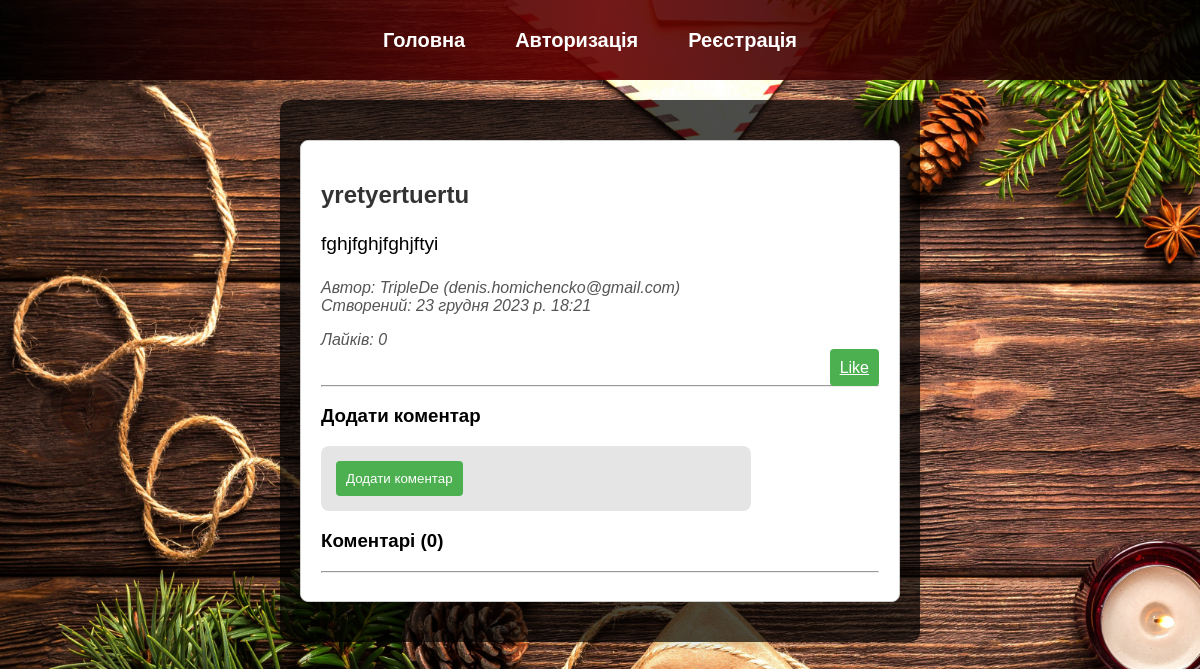
The app's page /post/14/ with its own data.
### blog/models.py (models this page shows, shortened)
class Post(models.Model):
    title = models.CharField(max_length=200)
    content = models.TextField()
    created_at = models.DateTimeField(auto_now_add=True)
    author = models.ForeignKey(User, on_delete=models.CASCADE)

### blog/views.py (the view)
# urls.py: path('post/<int:pk>/', post_detail, name='post_detail'),
def post_detail(request, pk):
    post = Post.objects.get(pk=pk)
    likes_count = post.like_set.filter(is_like=True).count()
    comments = post.comment_set.all().order_by('-created_at')
    return render(request, 'blog/post_detail.html', {'post': post, 'likes_count': likes_count, 'comments': comments})

### blog/templates/blog/post_detail.html (shortened to what this page needs)
{% extends 'blog/base.html' %}
{% block content %}
    <div class="post-detail">
        <h2>{{ post.title }}</h2>
        <p class="post-content">{{ post.content }}</p>
        <p class="post-info">
            Автор: {{ post.author.username }} ({{ post.author.email }}) <br>
            Створений: {{ post.created_at }}
        </p>
        <p class="post-info">Лайків: {{ likes_count }}</p>
        <div class="button-container">
            <a href="{% url 'like_post' post.id %}" class="btn btn-primary like-button">Like</a>
        </div>
        <hr>
        <div class="add-comment">
            <h3>Додати коментар</h3>
            <form method="post" action="{% url 'add_comment' post.id %}" class="comment-form">
                <button type="submit" class="btn btn-primary" onclick="return validateComment()">Додати коментар</button>
            </form>
        </div>
        <h3 id="comments-header" style="cursor: pointer;">Коментарі ({{ post.comment_set.count }})</h3>
        <hr>
    </div>
{% endblock %}

### blog/templates/blog/post_detail.html (style rules this page uses)
.post-detail { max-width: 800px; margin: 20px auto; padding: 20px; background-color: #fff; border: 1px solid #ccc; border-radius: 8px; }
.post-content { font-size: 1.2em; line-height: 1.6; word-wrap: break-word; }
.post-info { font-style: italic; color: #555; margin-bottom: 10px; }
.button-container { text-align: right; }
.like-button { background-color: #4caf50; color: #fff; padding: 10px; border: none; border-radius: 4px; cursor: pointer; }
.btn-primary { background-color: #4caf50; color: #fff; padding: 10px; border: none; border-radius: 4px; cursor: pointer; }
.comment-form { max-width: 400px; margin-top: 10px; }

### records on screen
Post: title "yretyertuertu", content "fghjfghjfghjftyi", author.username "TripleDe", author.email "denis.homichencko@gmail.com", created_at "23 грудня 2023 р. 18:21", comment_set.count "0"

### other values on screen
{{ likes_count }} "0"
